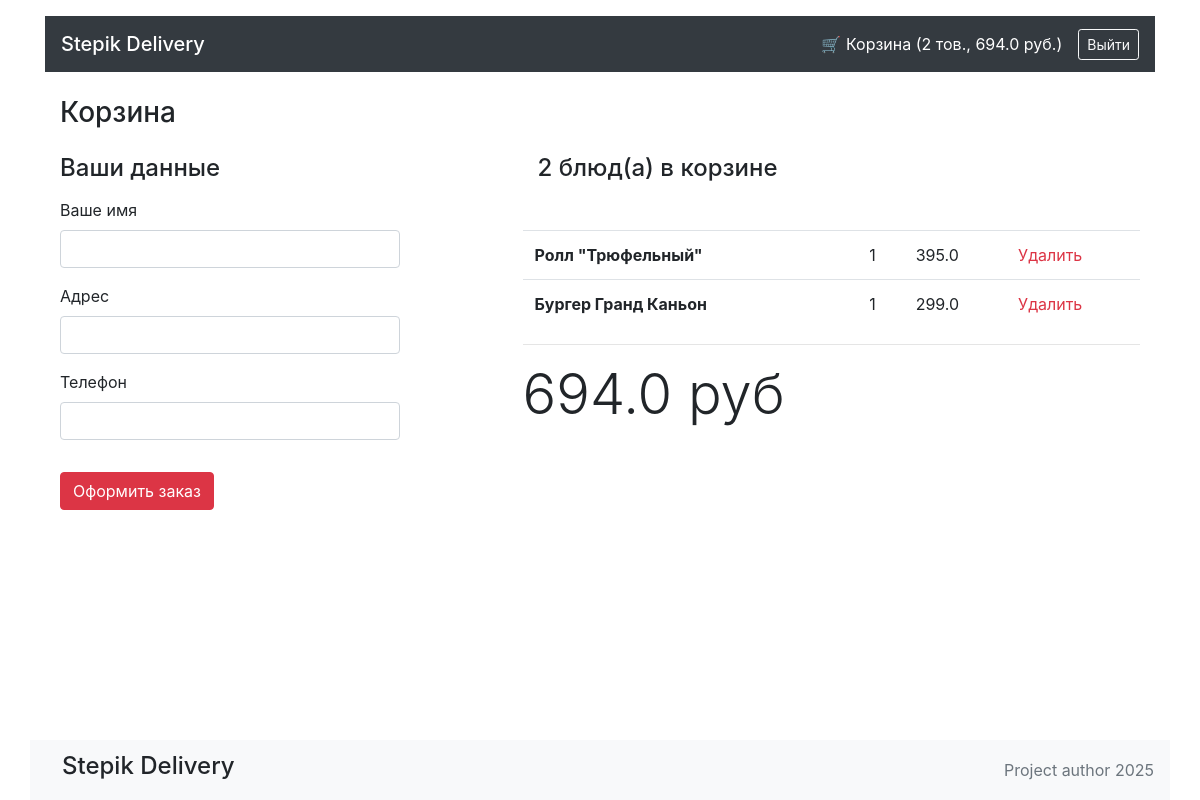
Before: /cart (signed in) with the older database file.
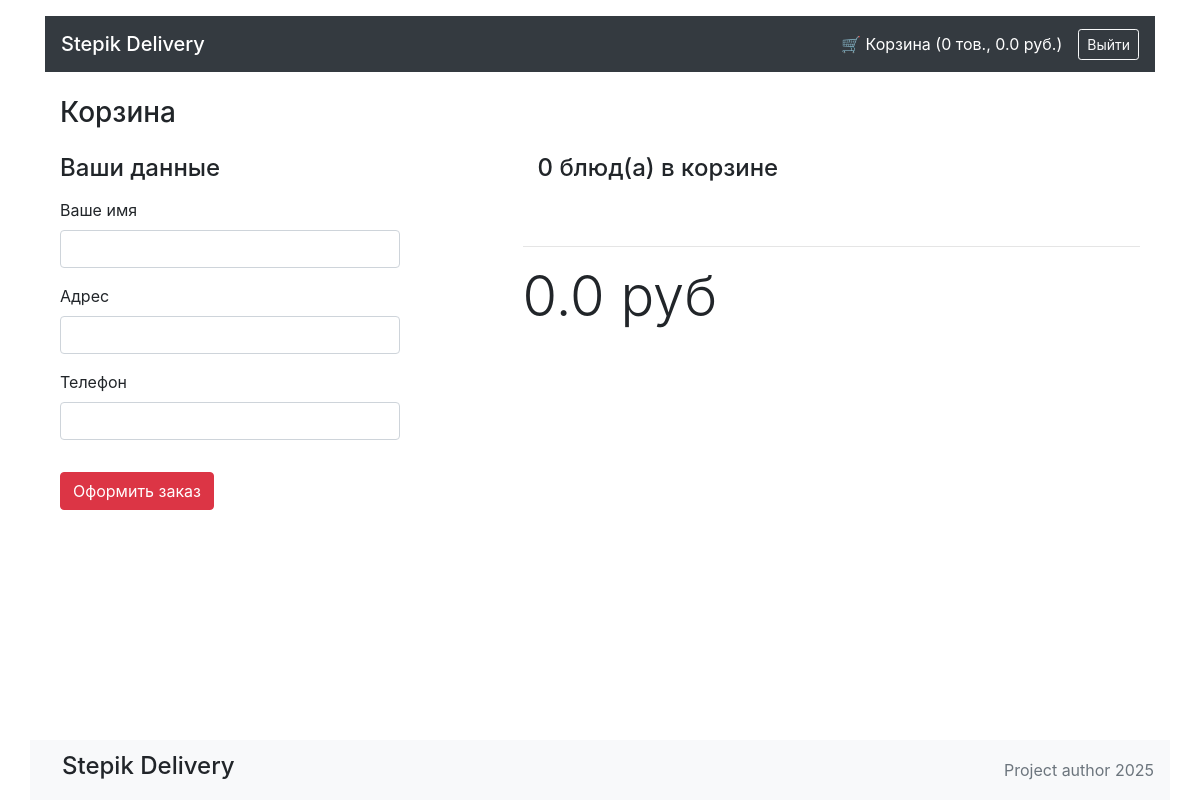
After: the same page with the newer database file.
### orm_models/order.py (models this page shows, shortened)
class OrderORMModel(SQLModel, table=True):
	__tablename__ = "orders"
	id: int | None = Field(default=None, primary_key=True)
	user_id: int = Field(foreign_key="users.id")
	created_at: datetime = Field(default_factory=datetime.now)
	status: str = "pending"
	address: str | None
	total: float
	user: UserORMModel = Relationship(back_populates="orders", sa_relationship_kwargs={"lazy": "selectin"})
	items: list[ItemOrder] = Relationship(back_populates="order", sa_relationship_kwargs={"lazy": "selectin"})
	@property
	def total(self) -> float:
		return sum(item.quantity * item.price for item in self.items)

### orm_models/item_order.py (models this page shows, shortened)
class ItemOrder(SQLModel, table=True):
    id: int | None = Field(default=None, primary_key=True)
    item_id: int = Field(foreign_key="delivery_items.id")
    order_id: int = Field(foreign_key="orders.id")
    quantity: int
    price: float
    item: "DeliveryItemORMModel" = Relationship(back_populates="orders", sa_relationship_kwargs={"lazy": "selectin"})
    order: "OrderORMModel" = Relationship(back_populates="items")

### orm_models/delivery_item.py (models this page shows, shortened)
class DeliveryItemORMModel(SQLModel, table=True):
	__tablename__ = "delivery_items"
	id: int | None = Field(default=None, primary_key=True)
	title: str
	price: int
	description: str
	picture: str
	category_id: int = Field(foreign_key='delivery_categories.id')
	category: DeliveryCategoryORMModel | None = Relationship(back_populates="delivery_items")
	orders: list["ItemOrder"] = Relationship(back_populates="item")

### main.py (the view)
@app.get("/cart", response_class=HTMLResponse)
async def cart(request: Request):
	deleted = request.query_params.get("deleted")
	token = request.cookies.get("access_token")
	try:
		context: dict = app_manager.get_auth_context(token)
		order: OrderORMModel = app_manager.get_order_by_auth_context(context)
	except AppBaseException:
		context = {"is_logged_in": False}
		order = None
	template_response = templates.TemplateResponse(request=request, name="cart.html", context={"context": context, "order": order, "deleted": deleted})
	return template_response

### templates/cart.html (shortened to what this page needs)
{% extends "base.html" %}
{% block content %}
<main class="container">
  <h1 class="h3 my-4">Корзина</h1>
  {% if context['is_logged_in'] == False %}
    <div class="alert alert-warning" role="alert">Чтобы сделать заказ – <a href="/login">войдите</a> или <a href="/register">зарегистрируйтесь</a></div>
  {% else %}
  <div class="row mt-6">
      <div class="col-4">
        <form action="/order" method="POST">
          <h4 class="">Ваши данные</h4>
          <div class="mt-3 mb-3">
            <label for="name">Ваше имя</label>
            <input type="text" id="name" name="name" class="font-weight-bold form-control" value="{{ order.user.name if order.user.name else '' }}">
          </div>
          <div class="mt-3 mb-3">
            <label for="name">Адрес</label>
            <input type="text" id="address" name="address" class="font-weight-bold form-control" value="{{ order.address if order.address else '' }}">
          </div>
          <div class="mt-3 mb-3">
            <label for="name">Телефон</label>
            <input type="text" id="phone" name="phone" class="font-weight-bold form-control" value="{{ order.user.phone if order.user.phone else '' }}">
          </div>
          <button type="submit" class=" mt-3 mb-5 btn btn-danger">Оформить заказ</button>
        </form>
      </div>
      <div class="col-1"></div>
      <div class="col-7">
        <h4 class="mb-3 col-7 mb-5">{{ order.cart_count }} блюд(а) в корзине</h4>
        <table class="table">
          <tbody>
            {% for item_order in order.items %}
              <tr>
                <th scope="row">{{ item_order.item.title }}</th>
                <td></td>
                <td>{{ item_order.quantity }}</td>
                <td>{{ item_order.sum_price }}</td>
                <td><a class="text-danger" href="/removefromcart/{{ item_order.item.id }}">Удалить</a></td>
              </tr>
            {% endfor %}
          </tbody>
        </table>
        <hr>
        <p class="display-4 my-2 ">{{ order.total }} руб</p>
      </div>
  </div>
  {% endif %}
</main>
{% endblock %}

### templates/base.html (shortened to what this page needs)
<!DOCTYPE html>
<html lang="ru">
<head>
  <link rel="stylesheet" href="https://stackpath.bootstrapcdn.com/bootstrap/4.3.1/css/bootstrap.min.css"
>
</head>
<body>
  <header class="container mt-3">
    <nav class="py-2 navbar navbar-dark bg-dark d-flex justify-content-between align-items-center">
      <a href="/" class="navbar-brand h5 mb-0 text-white">Stepik Delivery</a>
      {% if context['is_logged_in'] %}
        <div class="d-flex align-items-center gap-3">
          <a href="/cart" class="text-white mr-3">
            🛒 Корзина ({{ order.cart_count }} тов., {{ order.total }} руб.)
          </a>
          <a href="/logout" class="btn btn-outline-light btn-sm">Выйти</a>
        </div>
      {% else %}
        <div>
          <a href="/login" class="btn btn-warning btn-sm">Войти</a>
        </div>
      {% endif %}
    </nav>
  </header>
  <main class="container mt-3">
    {% block content %}{% endblock %}
  </main>
  <footer class="footer">
    <nav class="container navbar navbar-light bg-light">
      <p class="h4 nav-link">Stepik Delivery</p>
      <a class="text-muted" href="#">Project author 2025</a>
    </nav>
  </footer>
</body>
</html>

Changed rows visible on the page:
no longer on this page (row edited): OrderORMModel: total "694.0"
no longer on this page (row edited): ItemOrder: item "Ролл \"Трюфельный\"", quantity "1", sum_price "395.0"
no longer on this page (row edited): ItemOrder: item "Бургер Гранд Каньон", quantity "1", sum_price "299.0"
added OrderORMModel: total "0.0"
Other visible differences:
{{ order.cart_count }}: "2" → "0"
